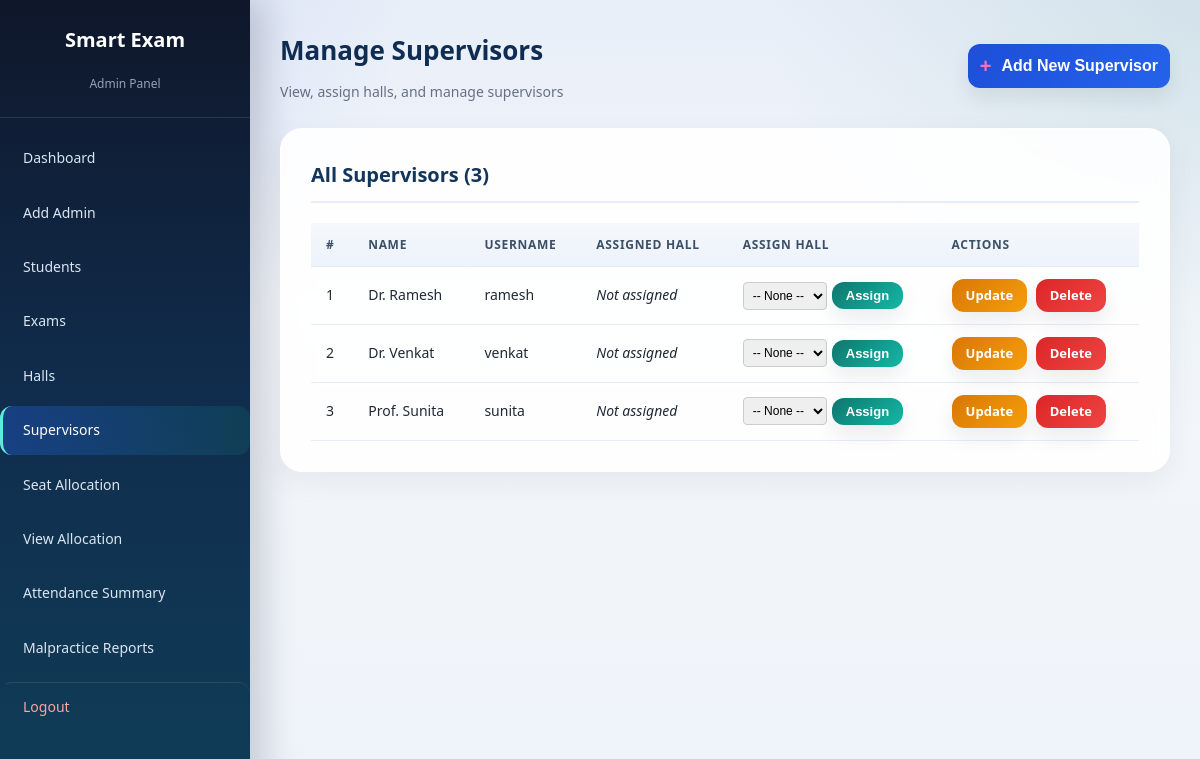
The page /manage_supervisors.php (signed in) on the database its author committed.
### tables this page shows
CREATE TABLE IF NOT EXISTS supervisors (
    id INT AUTO_INCREMENT PRIMARY KEY,
    name VARCHAR(100) NOT NULL,
    username VARCHAR(50) NOT NULL UNIQUE,
    password VARCHAR(255) NOT NULL,
    assigned_hall INT DEFAULT NULL
);

### manage_supervisors.php (the view, shortened to what this page needs)
<?php
include('../db/config.php');
$edit_supervisor = null;
$result = $conn->query("SELECT s.*, eh.hall_name FROM supervisors s LEFT JOIN exam_halls eh ON s.assigned_hall = eh.id ORDER BY s.name ASC");
?>
<!DOCTYPE html>
<html lang="en">
<head>
    <link rel="stylesheet" href="../css/style.css">
</head>
<body>
    <div class="page-wrapper">
        <div class="sidebar">
            <div class="sidebar-header">
                <h3>Smart Exam</h3>
                <p>Admin Panel</p>
            </div>
            <ul class="sidebar-nav">
                <li><a href="dashboard.php">Dashboard</a></li>
                <li><a href="add_admin.php">Add Admin</a></li>
                <li><a href="manage_students.php">Students</a></li>
                <li><a href="manage_exams.php">Exams</a></li>
                <li><a href="manage_halls.php">Halls</a></li>
                <li><a href="manage_supervisors.php" class="active">Supervisors</a></li>
                <li><a href="allocate_seat.php">Seat Allocation</a></li>
                <li><a href="view_allocation.php">View Allocation</a></li>
                <li><a href="view_attendance_summary.php">Attendance Summary</a></li>
                <li><a href="view_malpractice_summary.php">Malpractice Reports</a></li>
                <li><a href="logout.php" class="logout-link">Logout</a></li>
            </ul>
        </div>
        <div class="main-content">
            <div class="page-header">
                <div class="page-title-info">
                    <h1>Manage Supervisors</h1>
                    <p>View, assign halls, and manage supervisors</p>
                </div>
                <button id="toggle-supervisor-form" class="btn btn-primary btn-add" aria-expanded="false" aria-controls="supervisor-form-panel">
                    <span class="toggle-plus">+</span> <span class="toggle-text"><?php echo $edit_supervisor ? 'Update Supervisor' : 'Add New Supervisor'; ?></span>
                </button>
            </div>
            <div class="content-box">
                <h2>All Supervisors (<?php echo $result->num_rows; ?>)</h2>
                <?php if ($result->num_rows > 0): ?>
                <table class="data-table">
                    <thead>
                        <tr>
                            <th>#</th>
                            <th>Name</th>
                            <th>Username</th>
                            <th>Assigned Hall</th>
                            <th>Assign Hall</th>
                            <th>Actions</th>
                        </tr>
                    </thead>
                    <tbody>
                        <?php $count = 1; while ($row = $result->fetch_assoc()): ?>
                        <tr>
                            <td><?php echo $count++; ?></td>
                            <td><?php echo htmlspecialchars($row['name']); ?></td>
                            <td><?php echo htmlspecialchars($row['username']); ?></td>
                            <td><?php echo $row['hall_name'] ? htmlspecialchars($row['hall_name']) : '<em>Not assigned</em>'; ?></td>
                            <td>
                                <form method="POST" style="display:flex; gap:5px; align-items:center;">
                                    <select name="hall_id" style="padding:5px; font-size:12px; border:1px solid #ccc; border-radius:4px;">
                                        <option value="0">-- None --</option>
                                    </select>
                                    <button type="submit" name="assign_hall" class="btn btn-info btn-small">Assign</button>
                                </form>
                            </td>
                            <td>
                                <a href="manage_supervisors.php?edit=<?php echo $row['id']; ?>"
                                   class="btn btn-warning btn-small">Update</a>
                                <a href="manage_supervisors.php?delete=<?php echo $row['id']; ?>"
                                   class="btn btn-danger btn-small"
                                   style="margin-left:5px;"
                                   onclick="return confirmDelete('supervisor')">Delete</a>
                            </td>
                        </tr>
                        <?php endwhile; ?>
                    </tbody>
                </table>
                <?php else: ?>
                    <p>No supervisors found. <a href="manage_supervisors.php">Add one now</a>.</p>
                <?php endif; ?>
            </div>
        </div>
    </div>
</body>
</html>

### style.css (style rules this page uses)
:root { --bg: #f4f7fb; --bg-accent: #e8eef8; --surface: rgba(255, 255, 255, 0.9); --surface-strong: #ffffff; --text: #1f2937; --muted: #667085; --border: #d8e1ee; --primary: #0f766e; --primary-dark: #115e59; --secondary: #1d4ed8; --secondary-dark: #1e40af; --success: #059669; --success-dark: #047857; --danger: #dc2626; --danger-dark: #b91c1c; --warning: #d97706; --warning-dark: #b45309; --shadow: 0 18px 45px rgba(15, 23, 42, 0.08); --shadow-soft: 0 10px 30px rgba(15, 23, 42, 0.06); }
* { margin: 0; padding: 0; box-sizing: border-box; }
body { font-family: 'Trebuchet MS', 'Segoe UI', Tahoma, Geneva, Verdana, sans-serif; background: radial-gradient(circle at top left, rgba(29, 78, 216, 0.12), transparent 28%), radial-gradient(circle at top right, rgba(15, 118, 110, 0.1), transparent 30%), linear-gradient(180deg, var(--bg-accent) 0%, var(--bg) 38%, #eef3f9 100%); color: var(--text); line-height: 1.6; }
a { text-decoration: none; color: var(--secondary); }
.btn { display: inline-block; padding: 10px 22px; border: none; border-radius: 12px; font-size: 14px; font-weight: 600; cursor: pointer; transition: transform 0.15s, box-shadow 0.2s, background-color 0.2s; box-shadow: 0 10px 20px rgba(15, 23, 42, 0.08); }
.btn-primary { background: linear-gradient(135deg, var(--secondary), #2563eb); color: #fff; padding: 12px; font-size: 16px; }
.btn-danger { background: linear-gradient(135deg, var(--danger), #ef4444); color: #fff; }
.btn-warning { background: linear-gradient(135deg, var(--warning), #f59e0b); color: #fff; }
.btn-info { background: linear-gradient(135deg, var(--primary), #14b8a6); color: #fff; }
.btn-small { padding: 6px 14px; font-size: 13px; }
.btn-add { display: inline-flex; align-items: center; gap: 10px; }
.page-wrapper { display: flex; min-height: 100vh; }
.sidebar { width: 250px; background: linear-gradient(180deg, #0f172a 0%, #102c4c 48%, #0f3d57 100%); color: #fff; padding: 0; position: fixed; top: 0; left: 0; height: 100vh; overflow-y: auto; box-shadow: 14px 0 32px rgba(15, 23, 42, 0.18); }
.sidebar-header { padding: 24px 20px; text-align: center; border-bottom: 1px solid rgba(148, 163, 184, 0.18); }
.sidebar-header h3 { font-size: 16px; margin-bottom: 4px; }
.sidebar-header p { font-size: 12px; color: #94a3b8; }
.sidebar-nav { list-style: none; padding: 10px 0; }
.sidebar-nav li a { display: block; padding: 13px 20px; color: #dbe5f1; font-size: 14px; transition: background-color 0.25s, color 0.25s, border-left-color 0.25s; border-left: 3px solid transparent; }
.sidebar-nav li a:hover, .sidebar-nav li a.active { background: linear-gradient(90deg, rgba(37, 99, 235, 0.34), rgba(15, 118, 110, 0.22)); color: #fff; border-left-color: #5eead4; text-decoration: none; }
.sidebar-nav li a.logout-link { color: #fca5a5; border-top: 1px solid rgba(148, 163, 184, 0.18); margin-top: 10px; }
.sidebar h3 { font-size: 20px; margin-bottom: 18px; color: #fff; }
.sidebar a { display: block; color: #dbe5f1; padding: 12px 16px; border-radius: 12px; transition: background-color 0.25s, color 0.25s; margin: 6px 0; }
.sidebar a:hover, .sidebar a.active { background: rgba(255, 255, 255, 0.08); color: #fff; }
.main-content { margin-left: 250px; padding: 30px; flex: 1; background-color: transparent; }
.page-header { margin-bottom: 25px; display: flex; align-items: center; justify-content: space-between; gap: 20px; flex-wrap: wrap; }
.page-header .page-title-info { display: flex; flex-direction: column; gap: 4px; }
.page-header h1 { font-size: 26px; color: #0f2d52; margin-bottom: 5px; }
.page-header p { color: var(--muted); font-size: 14px; }
.content-box { background: var(--surface); border-radius: 22px; padding: 30px; box-shadow: var(--shadow-soft); margin-bottom: 25px; border: 1px solid rgba(255, 255, 255, 0.9); backdrop-filter: blur(8px); }
.content-box h2 { font-size: 20px; color: #12355b; margin-bottom: 20px; padding-bottom: 10px; border-bottom: 2px solid #e7eef7; }
.toggle-plus { font-size: 20px; line-height: 1; font-weight: 700; color: #f472b6; }
.data-table { width: 100%; border-collapse: collapse; margin-top: 15px; }
.data-table th, .data-table td { padding: 12px 15px; text-align: left; border-bottom: 1px solid #e6edf6; font-size: 14px; }
.data-table th { background: linear-gradient(180deg, #f5f8fc 0%, #edf3fa 100%); font-weight: 600; color: #3b4f68; text-transform: uppercase; font-size: 12px; letter-spacing: 0.7px; }

### rows shown on the page
supervisors: name "Dr. Ramesh", username "ramesh"
supervisors: name "Dr. Venkat", username "venkat"
supervisors: name "Prof. Sunita", username "sunita"

### other values the page prints
$result->num_rows "3"
